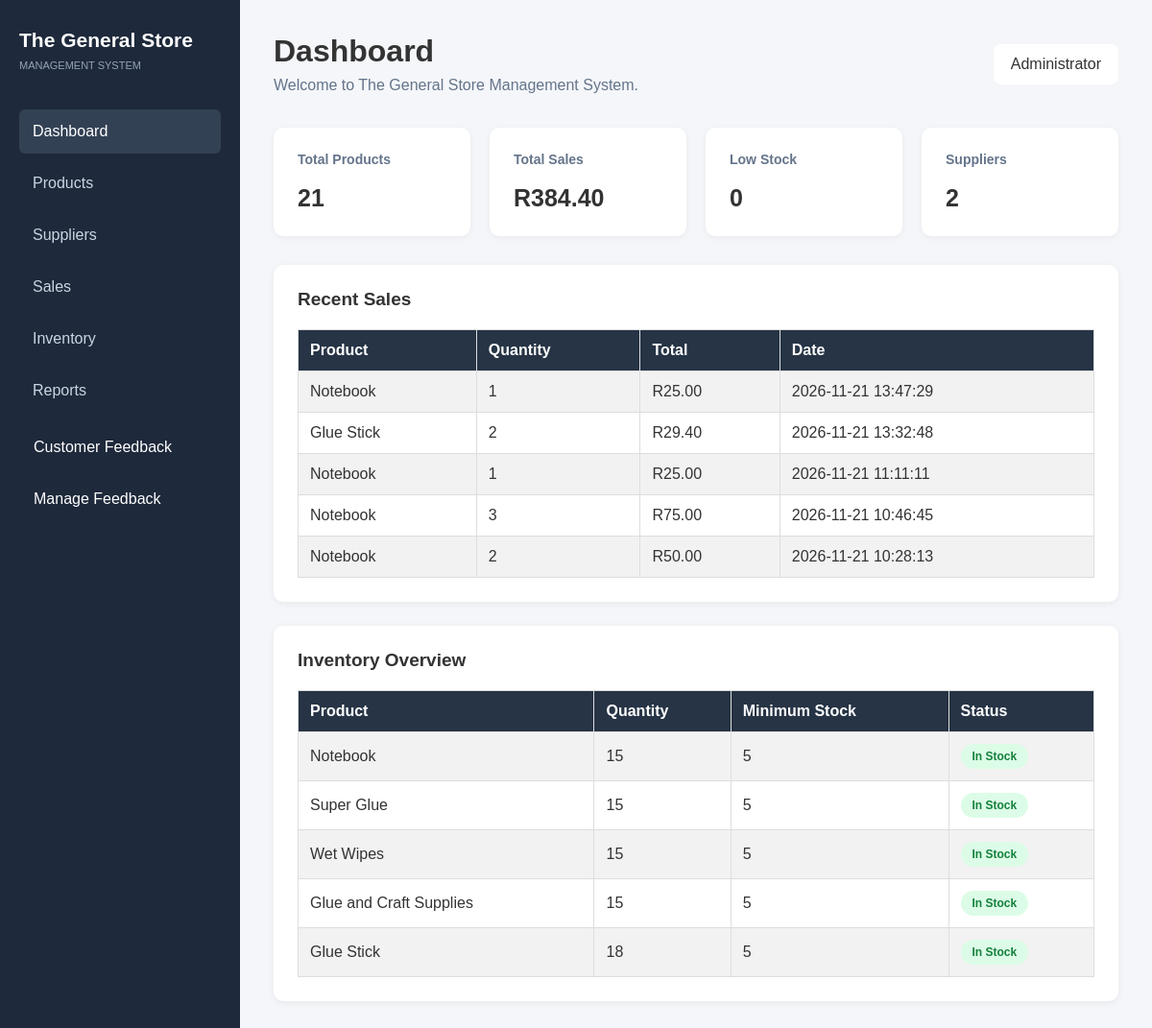
The page / on the database its author committed.
### tables this page shows
CREATE TABLE sales (
                sale_id INTEGER PRIMARY KEY AUTOINCREMENT,
                product_id INTEGER NOT NULL,
                quantity_sold INTEGER NOT NULL,
                unit_price REAL NOT NULL,
                total_amount REAL NOT NULL,
                sale_date TIMESTAMP DEFAULT CURRENT_TIMESTAMP,
                FOREIGN KEY (product_id) REFERENCES products(product_id)
            );

CREATE TABLE products (
            product_id INTEGER PRIMARY KEY AUTOINCREMENT,
            product_name TEXT NOT NULL,
            category TEXT NOT NULL,
            price REAL NOT NULL,
            quantity INTEGER NOT NULL,
            min_quantity INTEGER NOT NULL
        );

### app.py (the view, shortened to what this page needs)
@app.route('/')
def dashboard():
    connection = get_db_connection()
    total_products = connection.execute(
        'SELECT COUNT(*) FROM products'
    ).fetchone()[0]
    total_suppliers = connection.execute(
        'SELECT COUNT(*) FROM suppliers'
    ).fetchone()[0]
    total_sales = connection.execute(
        'SELECT COALESCE(SUM(total_amount), 0) FROM sales'
    ).fetchone()[0]
    low_stock = connection.execute(
        'SELECT COUNT(*) FROM products WHERE quantity <= min_quantity'
    ).fetchone()[0]
    total_feedback = connection.execute(
        'SELECT COUNT(*) FROM feedback'
    ).fetchone()[0]
    recent_sales = connection.execute('''
        SELECT sales.*, products.product_name
        FROM sales
        JOIN products ON sales.product_id = products.product_id
        ORDER BY sales.sale_id DESC
        LIMIT 5
    ''').fetchall()
    inventory_overview = connection.execute('''
        SELECT product_name, quantity, min_quantity
        FROM products
        ORDER BY quantity ASC
        LIMIT 5
    ''').fetchall()
    connection.close()
    return render_template(
        'dashboard.html',
        total_products=total_products,
        total_suppliers=total_suppliers,
        total_sales=total_sales,
        low_stock=low_stock,
        total_feedback=total_feedback,
        recent_sales=recent_sales,
        inventory_overview=inventory_overview
    )

### app.py (called while the page is built)
def get_db_connection():
    connection = sqlite3.connect('general_store.db')
    connection.row_factory = sqlite3.Row
    return connection

### templates/dashboard.html (shortened to what this page needs)
<!DOCTYPE html>
<html lang="en">
<head>
    <link rel="stylesheet" href="{{ url_for('static', filename='css/style.css') }}">
</head>
<body>
    <div class="container">
        <aside class="sidebar">
            <h2>The General Store</h2>
            <p class="store-label">MANAGEMENT SYSTEM</p>
           <nav>
    <a href="{{ url_for('dashboard') }}" class="active">Dashboard</a>
    <a href="{{ url_for('products') }}">Products</a>
    <a href="{{ url_for('suppliers') }}">Suppliers</a>
    <a href="{{ url_for('sales') }}">Sales</a>
    <a href="{{ url_for('inventory') }}">Inventory</a>
    <a href="{{ url_for('reports') }}">Reports</a>
</nav>
<div class="sidebar-menu">
    <a href="{{ url_for('feedback') }}">Customer Feedback</a>
    <a href="{{ url_for('manage_feedback') }}">Manage Feedback</a>
</div>
        </aside>
        <main class="main-content">
            {% block content %}
            <header>
                <div>
                    <h1>Dashboard</h1>
                    <p>Welcome to The General Store Management System.</p>
                </div>
                <span class="admin">Administrator</span>
            </header>
            <section class="summary-cards">
                <div class="card">
                    <h3>Total Products</h3>
                    <p>{{ total_products }}</p>
                </div>
                <div class="card">
                    <h3>Total Sales</h3>
                    <p>R{{ "%.2f"|format(total_sales) }}</p>
                </div>
                <div class="card">
                    <h3>Low Stock</h3>
                    <p>{{ low_stock }}</p>
                </div>
                <div class="card">
                    <h3>Suppliers</h3>
                    <p>{{ total_suppliers }}</p>
                </div>
            </section>
            <section class="dashboard-section">
    <h2>Recent Sales</h2>
    {% if recent_sales %}
        <table>
            <tr>
                <th>Product</th>
                <th>Quantity</th>
                <th>Total</th>
                <th>Date</th>
            </tr>
            {% for sale in recent_sales %}
            <tr>
                <td>{{ sale.product_name }}</td>
                <td>{{ sale.quantity_sold }}</td>
                <td>R{{ "%.2f"|format(sale.total_amount) }}</td>
                <td>{{ sale.sale_date }}</td>
            </tr>
            {% endfor %}
        </table>
    {% else %}
        <p>No sales transactions recorded yet.</p>
    {% endif %}
</section>
            <section class="dashboard-section">
    <h2>Inventory Overview</h2>
    {% if inventory_overview %}
        <table>
            <tr>
                <th>Product</th>
                <th>Quantity</th>
                <th>Minimum Stock</th>
                <th>Status</th>
            </tr>
            {% for product in inventory_overview %}
            <tr>
                <td>{{ product.product_name }}</td>
                <td>{{ product.quantity }}</td>
                <td>{{ product.min_quantity }}</td>
                <td>
                    {% if product.quantity <= product.min_quantity %}
                        <span class="stock-badge low-stock">Low Stock</span>
                    {% else %}
                        <span class="stock-badge in-stock">In Stock</span>
                    {% endif %}
                </td>
            </tr>
            {% endfor %}
        </table>
    {% else %}
        <p>No inventory information available.</p>
    {% endif %}
</section>
{% endblock %}
        </main>
    </div>
</body>
</html>

### static/css/style.css (style rules this page uses)
* { margin: 0; padding: 0; box-sizing: border-box; font-family: Arial, sans-serif; }
body { background-color: #f4f6f9; color: #333; }
.container { display: flex; min-height: 100vh; }
.sidebar { width: 250px; background-color: #1e293b; color: white; padding: 30px 20px; }
.sidebar h2 { font-size: 21px; margin-bottom: 8px; }
.store-label { font-size: 11px; color: #94a3b8; margin-bottom: 40px; }
.sidebar nav a { display: block; color: #cbd5e1; text-decoration: none; padding: 14px; margin-bottom: 8px; border-radius: 6px; }
.sidebar nav a:hover, .sidebar nav a.active { background-color: #334155; color: white; }
.main-content { flex: 1; max-width: 1400px; margin: 0 auto; padding: 35px; }
header { display: flex; justify-content: space-between; align-items: center; margin-bottom: 35px; }
header h1 { margin-bottom: 8px; }
header p { color: #64748b; }
.admin { background-color: white; padding: 12px 18px; border-radius: 8px; }
.summary-cards { display: grid; grid-template-columns: repeat(4, 1fr); gap: 20px; margin-bottom: 30px; }
.card { background-color: white; padding: 25px; border-radius: 10px; box-shadow: 0 2px 8px rgba(0,0,0,0.05); }
.card h3 { font-size: 14px; color: #64748b; margin-bottom: 18px; }
.card p { font-size: 25px; font-weight: bold; }
.dashboard-section { background-color: white; padding: 25px; border-radius: 10px; margin-bottom: 25px; min-height: 130px; }
.dashboard-section h2 { margin-bottom: 18px; font-size: 19px; }
.dashboard-section { background: white; padding: 25px; margin-bottom: 25px; border-radius: 10px; box-shadow: 0 2px 8px rgba(0, 0, 0, 0.06); }
.dashboard-section h2 { margin-bottom: 10px; }
.sidebar-menu { display: flex; flex-direction: column; gap: 12px; margin-top: 15px; }
.sidebar-menu a { display: block; padding: 12px 15px; color: white; text-decoration: none; border-radius: 6px; transition: background-color 0.2s ease; }
.stock-badge { display: inline-block; padding: 6px 12px; border-radius: 20px; font-size: 12px; font-weight: 600; }
.in-stock { background-color: #dcfce7; color: #15803d; }
table { width: 100%; border-collapse: collapse; margin-top: 20px; background-color: white; }
th, td { border: 1px solid #ddd; padding: 12px; text-align: left; }
th { background-color: #263445; color: white; }
tr:nth-child(even) { background-color: #f2f2f2; }

### rows shown on the page
sales: product_name "Notebook", quantity_sold "1", total_amount "25.00", sale_date "2026-11-21 13:47:29"
sales: product_name "Glue Stick", quantity_sold "2", total_amount "29.40", sale_date "2026-11-21 13:32:48"
sales: product_name "Notebook", quantity_sold "1", total_amount "25.00", sale_date "2026-11-21 11:11:11"
sales: product_name "Notebook", quantity_sold "3", total_amount "75.00", sale_date "2026-11-21 10:46:45"
sales: product_name "Notebook", quantity_sold "2", total_amount "50.00", sale_date "2026-11-21 10:28:13"
products: product_name "Notebook", quantity "15", min_quantity "5", shows "In Stock"
products: product_name "Super Glue", quantity "15", min_quantity "5", shows "In Stock"
products: product_name "Wet Wipes", quantity "15", min_quantity "5", shows "In Stock"
products: product_name "Glue and Craft Supplies", quantity "15", min_quantity "5", shows "In Stock"
products: product_name "Glue Stick", quantity "18", min_quantity "5", shows "In Stock"

### other values the page prints
{{ total_products }} "21"
{{ "%.2f"|format(total_sales) }} "384.40"
{{ low_stock }} "0"
{{ total_suppliers }} "2"
